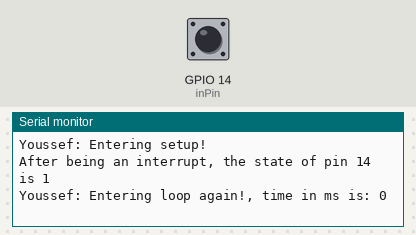
Recording of a sketch running on a simulated ESP32. Parts: the last lines printed to the serial monitor. The test bench sets the inputs (shaded band); at power-on: GPIO 14 (inPin) HIGH.

Above: at 1.2 s.
1.3 s: GPIO 14 (inPin) pulled LOW for 0.15 s
At 2.5 s:
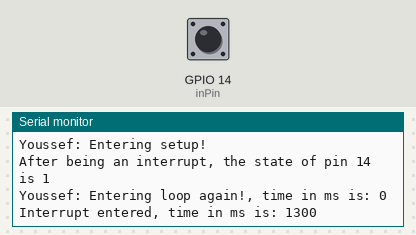
2.9 s: GPIO 14 (inPin) pulled LOW for 1 s
At 3.7 s:
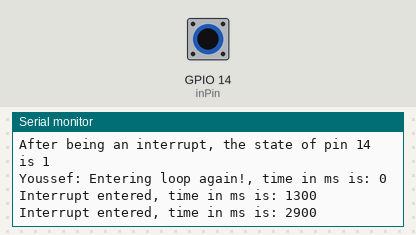
5.4 s: GPIO 14 (inPin) pulled LOW for 0.15 s
At 6.8 s:
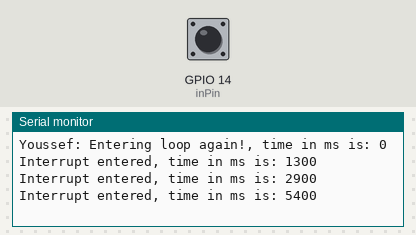

The sketch:

InterruptVolatile.ino
```cpp
//const byte outPin =  4;
const byte inPin = 14;
volatile unsigned long last_button_time = 0;
unsigned long button_time = 0;
unsigned long disabled_interrupt_time_interval = 1 * 60 * 1000; //1 minutes. A typical minimal value is probably 250 or 1000, but a 1 minutes value is ok for the police application
unsigned long long_int_max = 4294967295;

void setup() {
  Serial.printf("Youssef: Entering setup!\n");
  Serial.begin(74880);
  Serial.setDebugOutput(true); //this is dedicated to GPIO2 naturally


  //Serial.printf("State of pin %d is %d\n", inPin, digitalRead(inPin));
  pinMode(inPin, INPUT_PULLUP);
  attachInterrupt(digitalPinToInterrupt(inPin), callPolice, FALLING);
  sei(); //enable interrupts
  Serial.printf("After being an interrupt, the state of pin %d is %d\n", inPin, digitalRead(inPin));
  ///pinMode(outPin, OUTPUT);

}


void callPolice() {
  button_time = millis();
  Serial.printf("Interrupt entered, time in ms is: %u\n", button_time);
  if (button_time - last_button_time > disabled_interrupt_time_interval || (button_time < last_button_time && (button_time + long_int_max - last_button_time > disabled_interrupt_time_interval)))//after about 50 days, millis() will overflow
  {
    Serial.printf("Help! Help! I'm being robbed!, time in ms is: %u\n", millis());
    last_button_time = button_time;
  }
}


void loop() {
  // put your main code here, to run repeatedly:
  if (millis() > 3600*30){
    last_button_time = 0;
  }
  Serial.printf("Youssef: Entering loop again!, time in ms is: %u\n", millis());
  delay(20000);
}
```

Measured:
- after the input at 1.3 s, the serial monitor: prints a new line at once (image 1)
- after the input at 2.9 s, the serial monitor: prints a new line at once (image 2)
- after the input at 5.4 s, the serial monitor: prints a new line at once (image 3)
